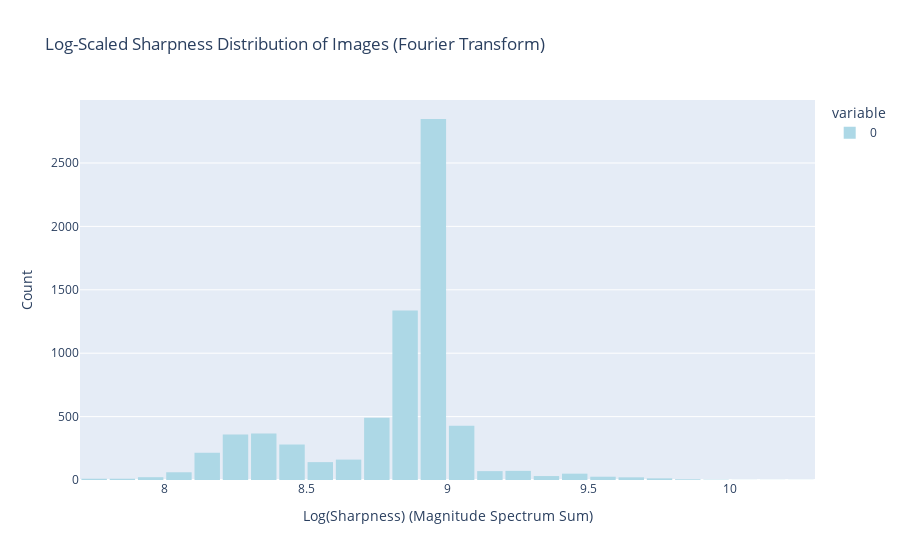

Source (notebook cell):
### Markdown cell above
## 7️⃣ Assess Image Quality (Sharpness Using Fourier Transform)

### Code cell
import cv2
import numpy as np
import os
import plotly.express as px
import matplotlib.pyplot as plt

# Function to calculate sharpness using Fourier Transform (Magnitude Spectrum)
def calculate_sharpness_ft(img_path):
    # Read the image in grayscale
    img = cv2.imread(img_path, cv2.IMREAD_GRAYSCALE)
    
    if img is None:
        return None  # Return None if image can't be read
    
    # Apply Fourier Transform to the image
    f_transform = np.fft.fft2(img)
    f_transform_shift = np.fft.fftshift(f_transform)  # Shift the zero frequency component to the center
    
    # Calculate the magnitude spectrum
    magnitude_spectrum = np.abs(f_transform_shift)
    
    # Calculate sharpness as the sum of the high-frequency components
    sharpness = np.sum(magnitude_spectrum)  # Higher sum indicates sharper image
    return sharpness

# Path to the dataset (Ensure the correct path here)
data_path = r"C:\Users\chaim\Downloads\Deep Learning Project\Data"

# List to store sharpness values
sharpness_values = []

# Iterate through the dataset to calculate sharpness for each image
for class_name in os.listdir(data_path):
    class_folder = os.path.join(data_path, class_name)
    for img_name in os.listdir(class_folder):
        img_path = os.path.join(class_folder, img_name)
        
        # Calculate sharpness
        sharpness = calculate_sharpness_ft(img_path)
        if sharpness is not None:
            sharpness_values.append(sharpness)

# Apply logarithmic scaling to sharpness values for better visualization
log_sharpness_values = np.log10(sharpness_values)

# Create an interactive histogram for sharpness distribution (log-transformed)
fig_sharpness = px.histogram(log_sharpness_values, nbins=30, 
                              title="Log-Scaled Sharpness Distribution of Images (Fourier Transform)",
                              labels={'value': 'Log(Sharpness)'},
                              color_discrete_sequence=["lightblue"])

# Update layout for clarity
fig_sharpness.update_layout(xaxis_title="Log(Sharpness) (Magnitude Spectrum Sum)", 
                            yaxis_title="Count", 
                            bargap=0.1)

# Show the interactive plot
fig_sharpness.show()

### Figure 1 — Plotly figure (JSON) as saved in the notebook; plotly's stock layout.template omitted (floating-point values rounded to 4 significant figures; data arrays with more than 128 entries replaced by an {"elided": "..."} marker saying what was removed)
{"data": [{"alignmentgroup": "True", "bingroup": "x", "hovertemplate": "variable=0<br>Log(Sharpness)=%{x}<br>count=%{y}<extra></extra>", "legendgroup": "0", "marker": {"color": "lightblue", "pattern": {"shape": ""}}, "name": "0", "nbinsx": 30, "offsetgroup": "0", "orientation": "v", "showlegend": true, "type": "histogram", "x": {"elided": "7023 float values"}, "xaxis": "x", "yaxis": "y"}], "layout": {"bargap": 0.1, "barmode": "relative", "legend": {"title": {"text": "variable"}, "tracegroupgap": 0}, "title": {"text": "Log-Scaled Sharpness Distribution of Images (Fourier Transform)"}, "xaxis": {"anchor": "y", "domain": [0, 1], "title": {"text": "Log(Sharpness) (Magnitude Spectrum Sum)"}}, "yaxis": {"anchor": "x", "domain": [0, 1], "title": {"text": "Count"}}}}
